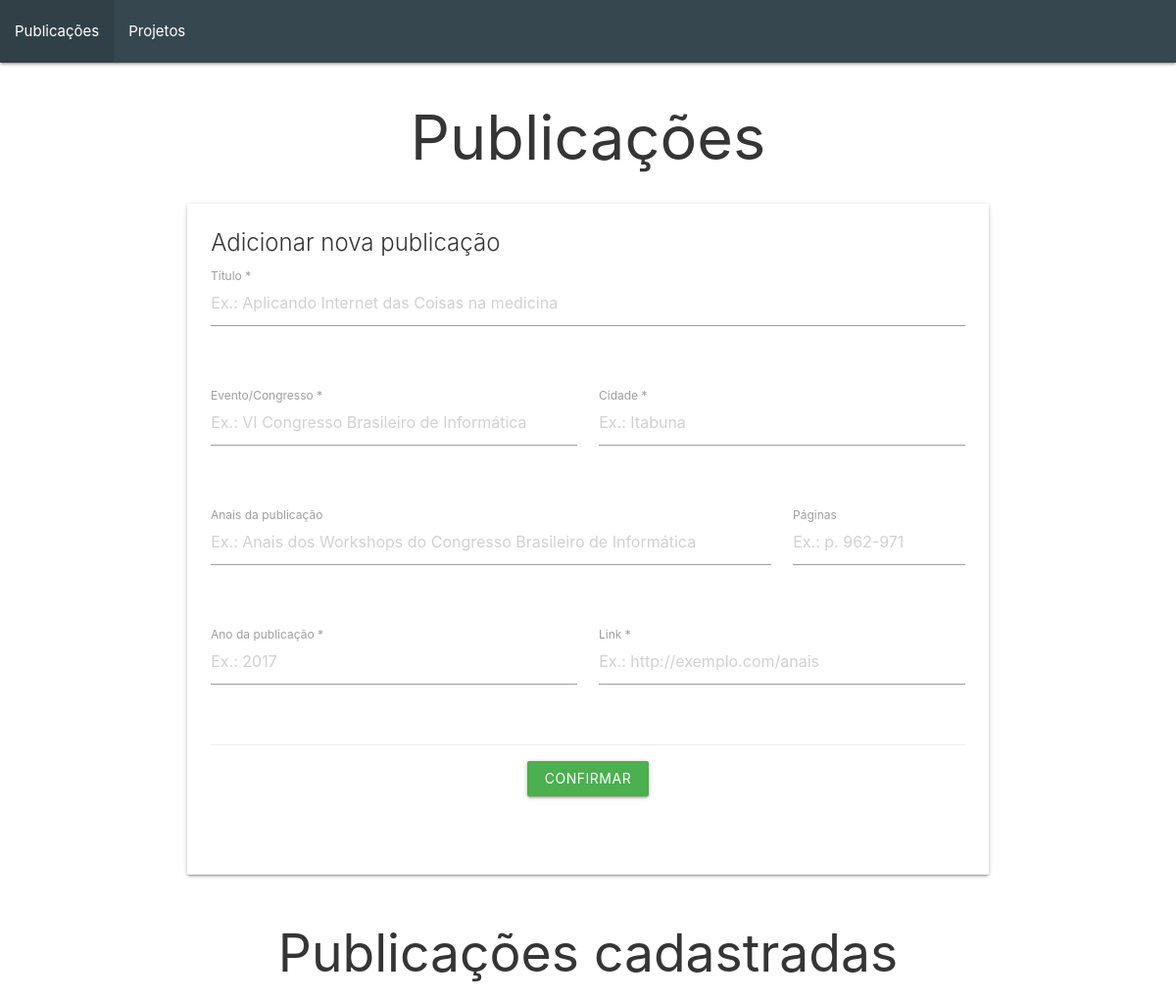
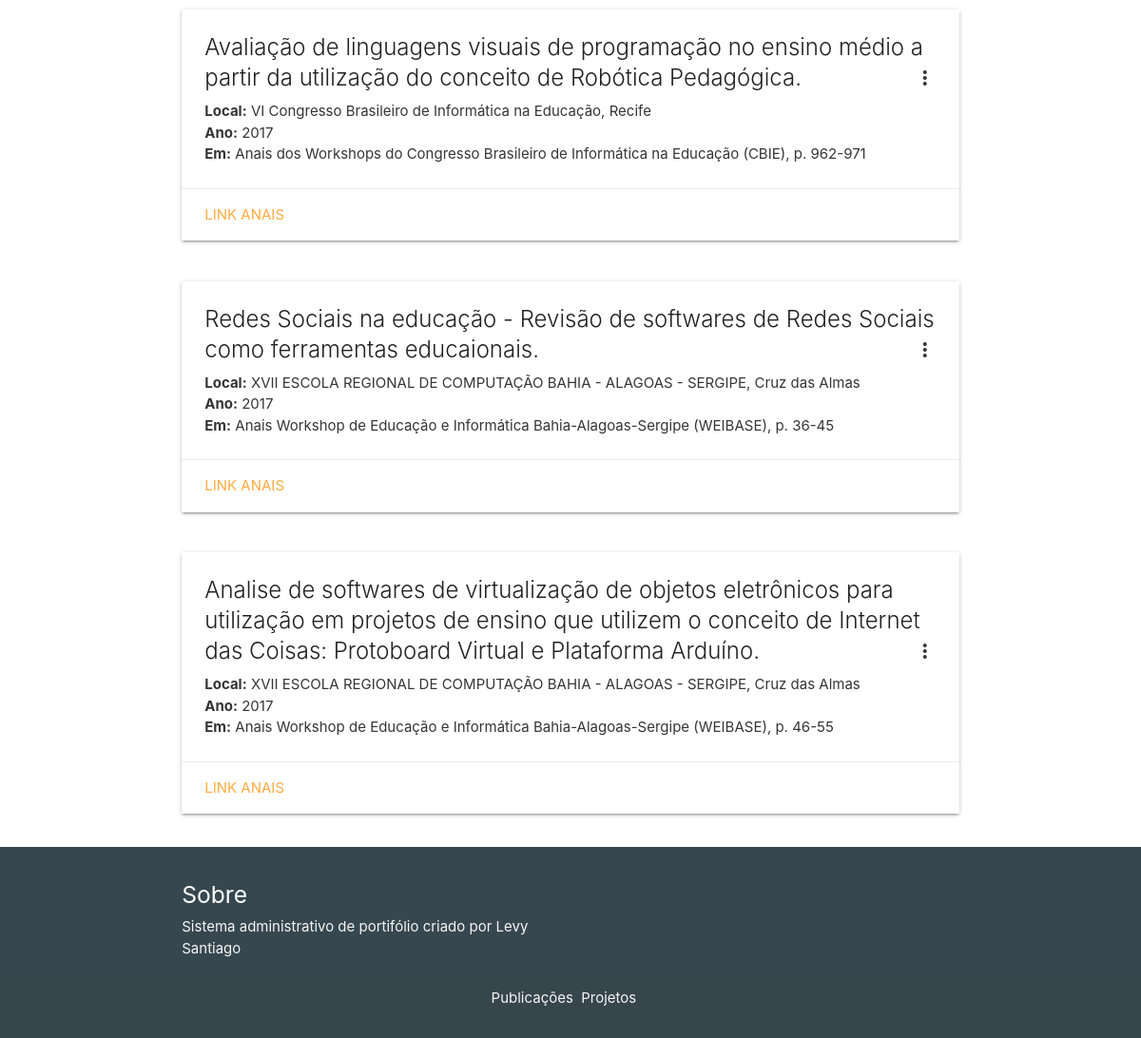
Page /admPublicacoes.php on the committed database (2 pictures, top to bottom).
### tables this page shows
CREATE TABLE `publicacoes` (
  `id` int(11) NOT NULL AUTO_INCREMENT,
  `titulo` varchar(200) NOT NULL,
  `evento` varchar(200) NOT NULL,
  `cidade` varchar(72) NOT NULL,
  `anais` varchar(200) DEFAULT NULL,
  `paginas` varchar(12) DEFAULT NULL,
  `ano` varchar(4) NOT NULL,
  `link` varchar(255) NOT NULL,
  `user` int(11) NOT NULL,
  `data` date NOT NULL,
  PRIMARY KEY (`id`),
  KEY `fk_publicacoes_user_idx` (`user`),
  CONSTRAINT `fk_publicacoes_user` FOREIGN KEY (`user`) REFERENCES `user` (`id`) ON DELETE NO ACTION ON UPDATE NO ACTION
);

### admUtil.php (the view, shortened to what this page needs)
<?php
    function printNavBar(){
        ?>
        <nav class="blue-grey darken-3">
            <div class="nav-wrapper">
                <ul id="nav-mobile" class="left">
                <li><a href="admPublicacoes.php">Publicações</a></li>
                <li><a href="admProjetos.php">Projetos</a></li>
            </ul>
        </div>
        </nav>
        <?php
    }
?>
<?php
    function printFormCadastroPublicacao($titulo_error, $evento_error, $cidade_error,
        $anais_error, $paginas_error, $ano_error, $link_error, $row, $form){
?>
    <div class="row">
        <div class="col s12">
            <div class="card white">
            <div class="card-content">
                <span class="card-title">Adicionar nova publicação</span>
                <div class="row">
                <form name="form" class="col s12" action="" method="POST" onsubmit="return validaFormPublicacoes(this);">
                    <div class="row">
                    <div class="input-field col s12">
                        <input type="text" id="titulo" name="titulo" placeholder="Ex.: Aplicando Internet das Coisas na medicina"
                        class="validate truncate" value="<?php echo $row['titulo'] ?>">
                        <label for="titulo">Título *</label>
                        <?php echo "<span class=\"helper-text red-text\" data-error=\"Título é obrigadório\">$titulo_error</span>" ?>
                    </div>
                    </div>
                    <div class="row">
                    <div class="input-field col s12 m6">
                        <input type="text" id="evento" name="evento" placeholder="Ex.: VI Congresso Brasileiro de Informática"
                            class="validate truncate" value="<?php echo $row['evento'] ?>">
                        <label for="evento">Evento/Congresso *</label>
                        <?php echo "<span class=\"helper-text red-text\" data-error=\"Evento/Congresso é obrigadório\">$evento_error</span>" ?>
                    </div>
                    <div class="input-field col m6">
                        <input type="text" id="cidade" name="cidade" placeholder="Ex.: Itabuna" class="validate"
                            value="<?php echo $row['cidade'] ?>">
                        <label for="cidade">Cidade *</label>
                        <?php echo "<span class=\"helper-text red-text\" data-error=\"Cidade é obrigadório\">$cidade_error</span>" ?>
                    </div>
                    </div>
                    <div class="row">
                    <div class="input-field col s12 m9">
                        <input type="text" id="anais" name="anais" placeholder="Ex.: Anais dos Workshops do Congresso Brasileiro de Informática"
                        class="truncate" value="<?php echo $row['anais'] ?>">
                        <label for="anais">Anais da publicação</label>
                        <?php echo "<span class=\"helper-text red-text\">$anais_error</span>" ?>
                    </div>
                    <div class="input-field col m3">
                        <input type="text" id="paginas" name="paginas" placeholder="Ex.: p. 962-971" value="<?php echo $row['paginas'] ?>">
                        <label for="paginas">Páginas</label>
                        <?php echo "<span class=\"helper-text red-text\">$paginas_error</span>" ?>
                    </div>
                    </div>
                    <div class="row">
                    <div class="input-field col m6">
                        <input type="text" id="ano" name="ano" placeholder="Ex.: 2017" class="validate" value="<?php echo $row['ano'] ?>">
                        <label for="ano">Ano da publicação *</label>
                        <?php echo "<span class=\"helper-text red-text\" data-error=\"Ano é obrigadório\">$ano_error</span>" ?>
                    </div>
                    <div class="input-field col s12 m6">
                        <input type="text" id="link" name="link" placeholder="Ex.: http://exemplo.com/anais" class="validate"
                            value="<?php echo $row['link'] ?>">
                        <label for="link">Link *</label>
                        <?php echo "<span class=\"helper-text red-text\" data-error=\"Link é obrigadório\">$link_error</span>" ?>
                    </div>
                    </div>
                    <div class="card-action">
                    <div class="row">
                        <?php
                        if(isset($form['hid'])){
                        ?>
                        <button class="waves-effect waves-light btn green col s4 l2 offset-s4 offset-l5" type="submit" name="submit" value="modificar">Modificar</button>
                        <?php
                        } else{
                        ?>
                        <button class="waves-effect waves-light btn green col s4 l2 offset-s4 offset-l5" type="submit" name="submit" value="inserir">Confirmar</button>
                        <?php
                        }?>
                    </div>
                    </div>
                </form>
                </div>
            </div>
            </div>
        </div>
    </div>
<?php
    }
        ?>
<?php
    function printPublicacoes($id, $titulo, $evento, $cidade, $anais, $paginas, $ano, $link){
?>
        <div>
            <div class="row">
            <div class="col s12">
                <div class="card white hoverable">
                <div class="card-content white">
                    <span class="card-title activator grey-text text-darken-4"><?php echo $titulo ?>
                    <i class="material-icons right">more_vert</i>
                    </span>
                    <p><b>Local:</b> <?php echo $evento . ", " . $cidade ?></p>
                    <p><b>Ano:</b> <?php echo $ano ?></p>
                    <?php
                    if(!empty($anais) && !empty($paginas)){
                        echo "<p><b>Em:</b> $anais,  $paginas</p>";
                    } ?>
                </div>
                <div class="card-action">
                    <a href="<?php echo $link ?>">Link Anais</a>
                </div>
                </div>
            </div>
            </div>
        </div>
<?php
    }
?>
<?php
    function printFooter(){
        ?>
        <footer class="page-footer blue-grey darken-3">
            <div class="container">
            <div class="row">
                <div class="col l6 s12">
                <h5 class="white-text">Sobre</h5>
                <p class="grey-text text-lighten-4">Sistema administrativo de portifólio criado por Levy Santiago</p>
                </div>
                <div class="col l4 offset-l2 s12">
                </div>
            </div>
            </div>
            <div class="footer-copyright">
            <div class="row right">
                <a class="col s6 grey-text text-lighten-4" href="admPublicacoes.php">Publicações</a>
                <a class="col s6 grey-text text-lighten-4" href="admProjetos.php">Projetos</a>
            </div>
            </div>
        </footer>
        <?php
    }
?>

### admPublicacoes.php (shortened to what this page needs)
<?php
    require_once('admUtil.php');
    $form = &$_REQUEST;
?>
<!DOCTYPE html>
<html>
<head>
  <link rel="stylesheet" type="text/css" href="admStyle.css">
  <link rel="stylesheet" href="https://cdnjs.cloudflare.com/ajax/libs/materialize/1.0.0/css/materialize.min.css">
</head>
<body>
  <header>
    <?php
        printNavBar();
    ?>
    <h1 class="center-align">Publicações</h1>
  </header>
  <main class="container">
    <section>
      <?php
        printFormCadastroPublicacao($titulo_error, $evento_error, $cidade_error,
            $anais_error, $paginas_error, $ano_error, $link_error, $row, $form);
        echo "<h2 class=\"center-align\">Publicações cadastradas</h2>";
        $sql="SELECT * FROM `publicacoes`";
        $result = mysqli_query($db_link, $sql);
        while($row=mysqli_fetch_array($result)){
            printPublicacoes($row['id'], $row['titulo'], $row['evento'], $row['cidade'],
            $row['anais'], $row['paginas'], $row['ano'], $row['link']);
        }
      ?>
    </section>
  </main>
  <?php
    printFooter();
  ?>
</body>
</html>

### admStyle.css (style rules this page uses)
* { margin: 0px; padding: 0px; color: #353535; }
body { display: flex; min-height: 100vh; flex-direction: column; }
main { flex: 1 0 auto; }

### rows in the picture
publicacoes: titulo "Avaliação de linguagens visuais de programação no ensino médio a partir da utilização do conceito de Robótica Pedagógica.", evento "VI Congresso Brasileiro de Informática na Educação", cidade "Recife", ano "2017", anais "Anais dos Workshops do Congresso Brasileiro de Informática na Educação (CBIE)", paginas "p. 962-971"
publicacoes: titulo "Redes Sociais na educação - Revisão de softwares de Redes Sociais como ferramentas educaionais.", evento "XVII ESCOLA REGIONAL DE COMPUTAÇÃO BAHIA - ALAGOAS - SERGIPE", cidade "Cruz das Almas", ano "2017", anais "Anais Workshop de Educação e Informática Bahia-Alagoas-Sergipe (WEIBASE)", paginas "p. 36-45"
publicacoes: titulo "Analise de softwares de virtualização de objetos eletrônicos para utilização em projetos de ensino que utilizem o conceito de Internet das Coisas: Protoboard Virtual e Plataforma Arduíno.", evento "XVII ESCOLA REGIONAL DE COMPUTAÇÃO BAHIA - ALAGOAS - SERGIPE", cidade "Cruz das Almas", ano "2017", anais "Anais Workshop de Educação e Informática Bahia-Alagoas-Sergipe (WEIBASE)", paginas "p. 46-55"
